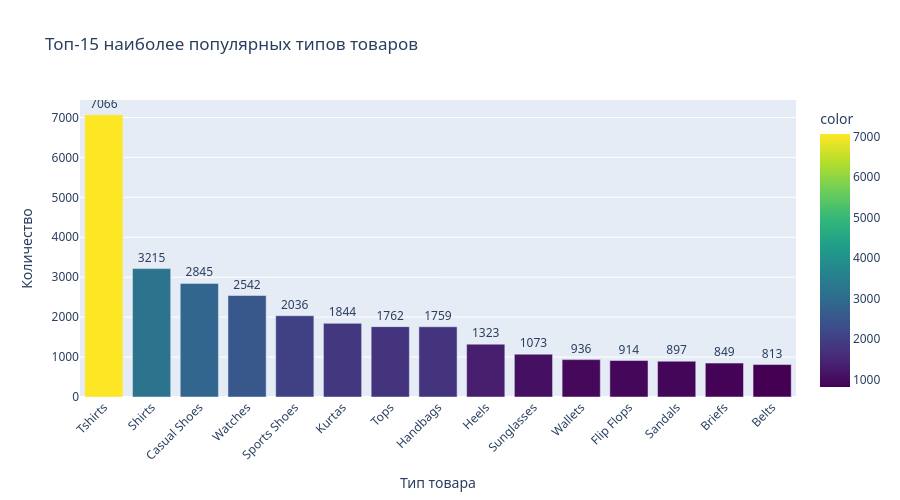

The cell this chart's notebook holds for it:
### Code cell
# =====================================================
# 3.4 Топ-15 типов товаров (articleType)
# =====================================================
article_counts = styles_valid['articleType'].value_counts()[:15]

fig = px.bar(
    x=article_counts.index,
    y=article_counts.values,
    title="Топ-15 наиболее популярных типов товаров",
    labels={'x': 'Тип товара', 'y': 'Количество'},
    color=article_counts.values,
    color_continuous_scale='Viridis',
    text=article_counts.values
)
fig.update_traces(texttemplate='%{text}', textposition='outside')
fig.update_layout(
    width=900, height=500,
    font=dict(family="Segoe UI", size=12),
    xaxis_tickangle=-45
)
fig.show()

### Figure 1 — Plotly figure (JSON) as saved in the notebook; plotly's stock layout.template omitted (floating-point values rounded to 4 significant figures)
{"data": [{"hovertemplate": "Тип товара=%{x}<br>Количество=%{y}<br>text=%{text}<br>color=%{marker.color}<extra></extra>", "legendgroup": "", "marker": {"color": [7066, 3215, 2845, 2542, 2036, 1844, 1762, 1759, 1323, 1073, 936, 914, 897, 849, 813], "coloraxis": "coloraxis", "pattern": {"shape": ""}}, "name": "", "orientation": "v", "showlegend": false, "text": [7066.0, 3215.0, 2845.0, 2542.0, 2036.0, 1844.0, 1762.0, 1759.0, 1323.0, 1073.0, 936.0, 914.0, 897.0, 849.0, 813.0], "textposition": "outside", "texttemplate": "%{text}", "type": "bar", "x": ["Tshirts", "Shirts", "Casual Shoes", "Watches", "Sports Shoes", "Kurtas", "Tops", "Handbags", "Heels", "Sunglasses", "Wallets", "Flip Flops", "Sandals", "Briefs", "Belts"], "xaxis": "x", "y": [7066, 3215, 2845, 2542, 2036, 1844, 1762, 1759, 1323, 1073, 936, 914, 897, 849, 813], "yaxis": "y"}], "layout": {"barmode": "relative", "coloraxis": {"colorbar": {"title": {"text": "color"}}, "colorscale": [[0, "#440154"], [0.1111, "#482878"], [0.2222, "#3e4989"], [0.3333, "#31688e"], [0.4444, "#26828e"], [0.5556, "#1f9e89"], [0.6667, "#35b779"], [0.7778, "#6ece58"], [0.8889, "#b5de2b"], [1, "#fde725"]]}, "font": {"family": "Segoe UI", "size": 12}, "height": 500, "legend": {"tracegroupgap": 0}, "title": {"text": "Топ-15 наиболее популярных типов товаров"}, "width": 900, "xaxis": {"anchor": "y", "domain": [0, 1], "tickangle": -45, "title": {"text": "Тип товара"}}, "yaxis": {"anchor": "x", "domain": [0, 1], "title": {"text": "Количество"}}}}
